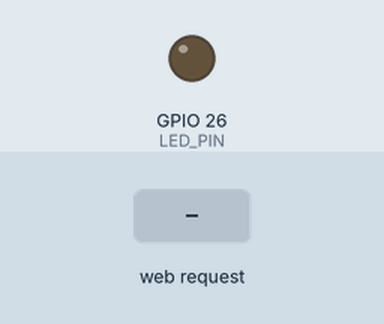
This sketch was run on a simulated ESP32. Shown: output pins drawn as LEDs (lit = HIGH). The test bench sets the inputs (shaded band). WiFi joins after 1.5 s; servers stay silent unless stated; what the sketch prints to the serial monitor is not drawn.

Above: at 2.7 s.
2.8 s: HTTP request GET / received
At 3.1 s:
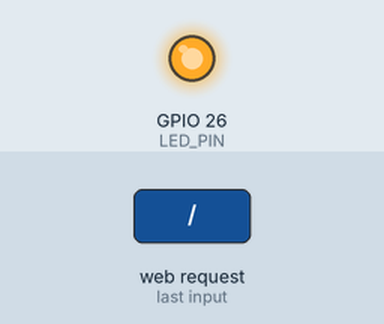
Timing chart, 0 to 5.8 s (numbered marks = the images above; inputs shaded):
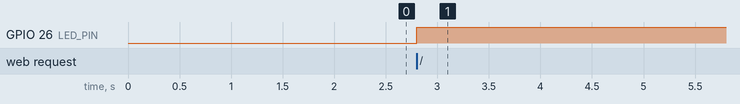

Measured:
- after the input at 2.8 s, GPIO 26 (LED_PIN): LOW → HIGH at once

The sketch:

main.ino
```cpp
#include <WiFi.h>
#include <WebServer.h>

// WiFi Credentials
const char* ssid = "Abhi";
const char* password = "12345678";

// Pin Definitions
#define MQ135_PIN 34
#define LDR_PIN   35
#define LED_PIN   26

#define LDR_THRESHOLD 2000  // Fixed LDR threshold

WebServer server(80);

// Pollution baseline (calibrate MQ135 once)
int pollutionBaseline = 1000;

// LED PWM variables
volatile int ledPercent = 0;      // 0–100%
unsigned long lastPWM = 0;
int pwmCounter = 0;               // 10-step PWM cycle

// --- Functions ---
String getAirQuality(int value) {
  return (value < pollutionBaseline + 200) ? "Good" : "Bad";
}

String getDayNight(int value) {
  return (value < LDR_THRESHOLD) ? "Day" : "Night";
}

// Continuous mapping of pollution to LED % with minimum cutoff
int getLEDBrightness(int pollutionIndex) {
  int minPollution = 50;   // LED starts glowing above this
  int maxPollution = 150;  // LED fully ON at this

  if (pollutionIndex <= minPollution) return 0;      // LED OFF below threshold
  if (pollutionIndex >= maxPollution) return 100;    // Full brightness above max

  // Linear mapping for values in-between
  int brightness = map(pollutionIndex, minPollution, maxPollution, 0, 100);
  return brightness;
}

// --- Web page handler ---
void handleRoot() {
  int pollutionRaw = analogRead(MQ135_PIN);
  int pollutionIndex = pollutionRaw - pollutionBaseline;
  if (pollutionIndex < 0) pollutionIndex = 0;

  int ldrValue = analogRead(LDR_PIN);

  String airCondition = getAirQuality(pollutionRaw);
  String dayNight = getDayNight(ldrValue);

  int brightnessPercent = 0;
  if (dayNight == "Night" && airCondition == "Bad") {
    brightnessPercent = getLEDBrightness(pollutionIndex);
  } else {
    brightnessPercent = 0; // OFF during day or good air
  }

  // Update global ledPercent (PWM will run continuously)
  ledPercent = brightnessPercent;

  // Web page
  String html = "<!DOCTYPE html><html><head><title>Street Light Dashboard</title>";
  html += "<meta http-equiv='refresh' content='2'>";
  html += "<style>body{font-family:Arial;background:#f4f4f4;text-align:center;} ";
  html += "h1{color:#222;} .card{background:white;padding:20px;margin:20px;display:inline-block;";
  html += "border-radius:10px;box-shadow:0px 4px 8px rgba(0,0,0,0.2);} ";
  html += "p{font-size:20px;color:#333;} </style></head><body>";
  html += "<h1>Pollution Based Street Light Control</h1>";
  html += "<div class='card'><h2>Air Condition</h2><p>" + airCondition + "</p></div>";
  html += "<div class='card'><h2>Pollution Index</h2><p>" + String(pollutionIndex) + "</p></div>";
  html += "<div class='card'><h2>Day or Night</h2><p>" + dayNight + "</p></div>";
  html += "<div class='card'><h2>LED Brightness</h2><p>" + String(brightnessPercent) + "%</p></div>";
  html += "</body></html>";

  server.send(200, "text/html", html);
}

void setup() {
  Serial.begin(115200);
  pinMode(LED_PIN, OUTPUT);

  // Connect WiFi
  WiFi.begin(ssid, password);
  Serial.print("Connecting to WiFi");
  while (WiFi.status() != WL_CONNECTED) {
    delay(500);
    Serial.print(".");
  }
  Serial.println(" Connected!");
  Serial.print("IP Address: ");
  Serial.println(WiFi.localIP());

  server.on("/", handleRoot);
  server.begin();
}

void loop() {
  server.handleClient();

  // --- Continuous software PWM for LED ---
  unsigned long now = millis();
  if (now - lastPWM >= 1) { // 1ms step
    lastPWM = now;
    pwmCounter = (pwmCounter + 1) % 10; // 10-step PWM cycle
    if (pwmCounter < ledPercent / 10) digitalWrite(LED_PIN, HIGH);
    else digitalWrite(LED_PIN, LOW);
  }
}
```
